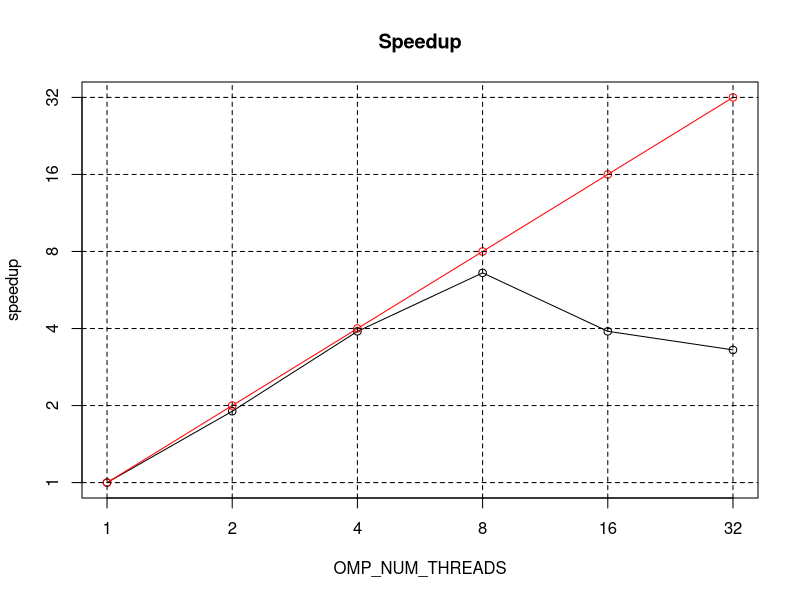

Source code (R):
postscript("speedup.ps",horizontal=F)
logx<-0:5
y<-c(1,1.9,3.9,6.6,3.9,3.3)
logy<-log(y,base=2)
plot(logx,logy,type="o",ylim=range(c(logx,logy)),
main="Speedup",xaxt="n",yaxt="n",xlab="OMP_NUM_THREADS",
ylab="speedup")
points(logx,logx,type="o",col="red")
axis(1,at=logx,lab=2^logx)
axis(2,at=logx,lab=2^logx)
for(i in 1:6)
{
 abline(h=logx[i],lty=2)
 abline(v=logx[i],lty=2)
}
dev.off()
